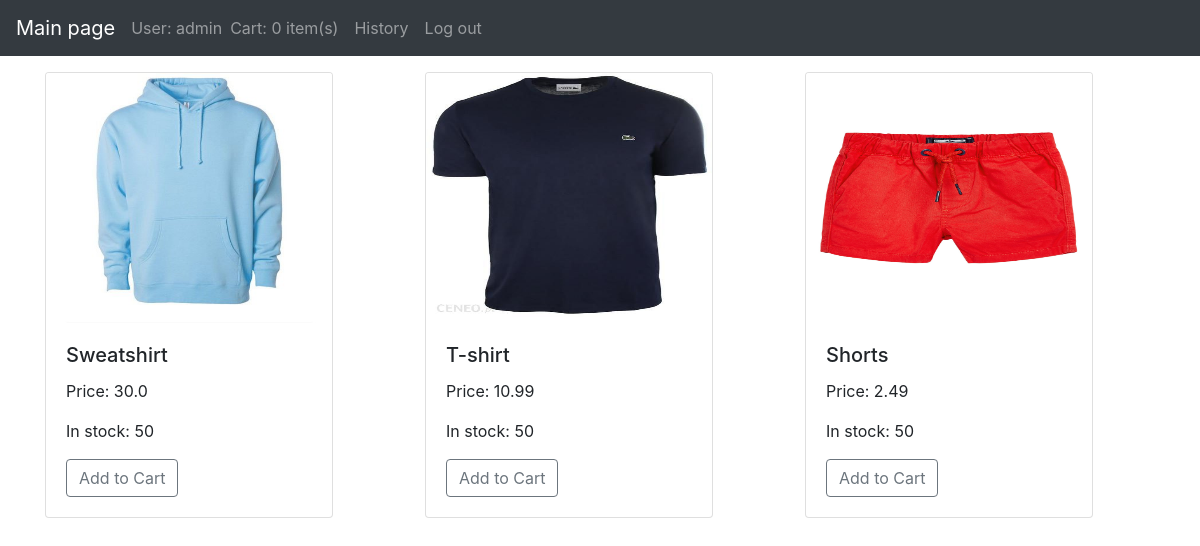
Before: / (signed in) with the older database file.
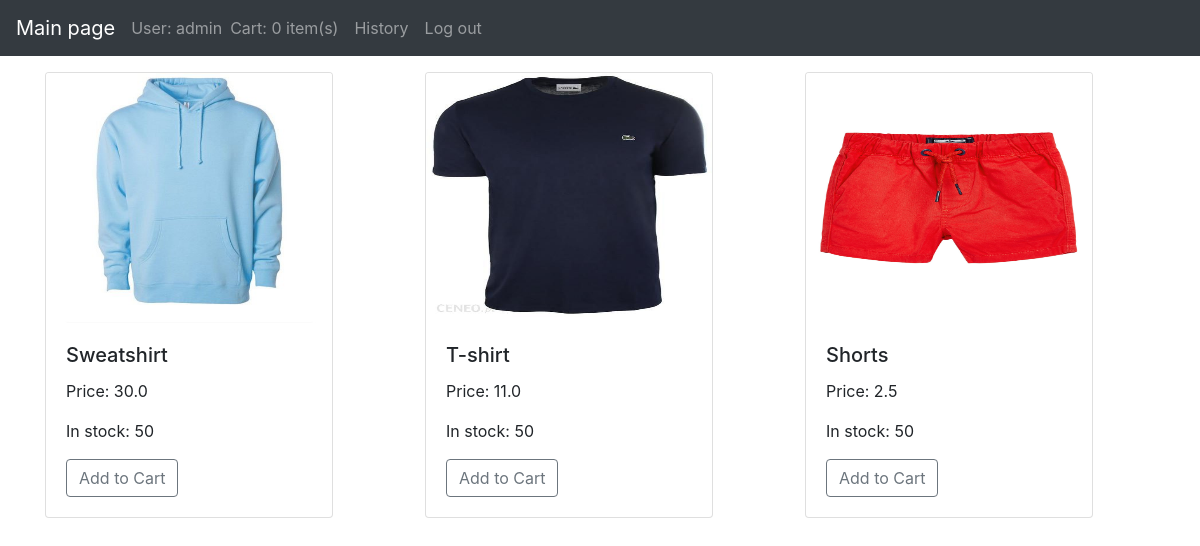
After: the same page with the newer database file.
### store/models.py (models this page shows, shortened)
class Product(models.Model):
    name = models.CharField(max_length=200)
    price = models.FloatField()
    image = models.ImageField(null=True, blank=True)
    instock = models.IntegerField(default=100)
    @property
    def imageURL(self):
        try:
            url = self.image.url
        except:
            url = ''
        return url

### store/views.py (the view)
# urls.py: path('', views.index, name="store"),
def index(request):
    if request.user.is_anonymous:
        return redirect('register')
    else:
        data = prepareCartData(request)
        cartItems = data['cartItems']
        products = Product.objects.all()
        context = {'products': products, 'cartItems': cartItems}
        return render(request, 'store.html', context)

### store/data.py (called while the page is built)
def prepareCartData(request):
    customer=request.user.customer
    if Order.objects.filter(customer=customer, complete= False).exists():
        order = Order.objects.get(customer=customer, complete= False)
    else:
        order = Order.objects.create(customer= customer,complete= False)
    cartItems= order.get_cart_items
    items = order.orderitem_set.all()
    return {'cartItems': cartItems, 'order': order, 'items': items}

### store/models.py (called while the page is built)
    @property
    def get_cart_items(self):
        orderitems = self.orderitem_set.all()
        total = sum([item.quantity for item in orderitems])
        return total

### templates/store.html
{% extends 'main.html' %}
{% load static %}
{% block content %}
	<div class="row">
		{% for product in products %}
		    <div class="col-sm-4">
                <div class="card" style="width: 18rem;">
                <img class="card-img-top" src="{{product.imageURL}}" alt="Card image cap" width="250" height="250">
                    <div class="card-body">
                    <h5 class="card-title">{{product.name}}</h5>
                    <p class="card-text">Price: {{product.price}} </p>
                        <p class="card-text">In stock: {{product.instock}} </p>
                        {% if product.instock > 0 %}
                    <button data-product="{{product.id}}" data-action="add" class="btn btn-outline-secondary update-cart">Add to Cart</button>
                        {% endif %}
                    </div>
                </div>
            </div>
		{% endfor %}
	</div>
{% endblock content %}

Changed rows visible on the page:
changed Product "T-shirt": price "10.99" → "11.0"
changed Product "Shorts": price "2.49" → "2.5"
